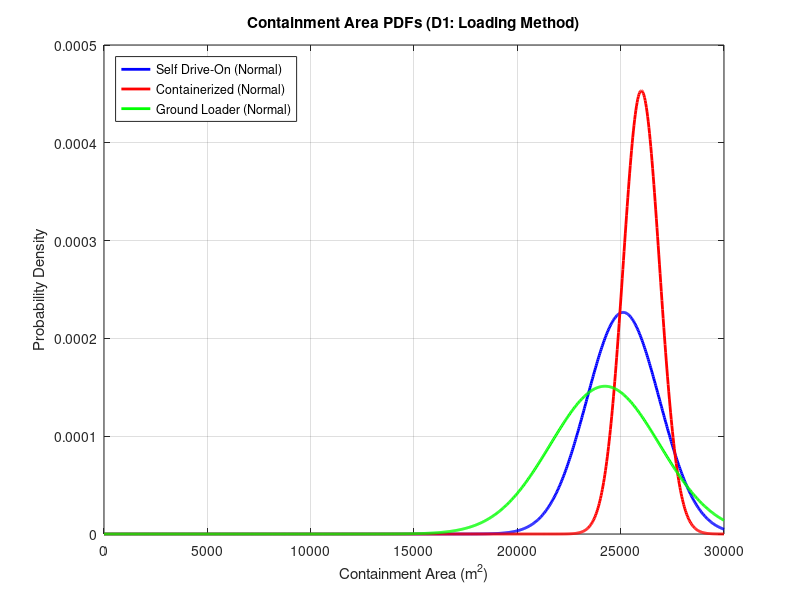

The MATLAB script that drew this image: (Note: this script raises an error after producing the figure.)
% EM.413 OS14 Question 1 Decision Aid
% Allows manipulation and visualization of Contianment (Performance) PDFs for OS14 Q1
close all; clear all; clc;

% Define the X-axis: Containment Area from 0 to 30,000 sq meters
x = linspace(0, 30000, 1000);

% Define a square meters per Fibonacci score value that can be used in containment area PDFs
CAslope = 880;

%% -- DECISION 1: LOADING METHOD -- %%

% -- Option 1: Self-Propelled Drive-On
% Normal Dist: Low impact on max potential containment area; some variability
mu_d1_o1_area = 26000 - CAslope * 1; sigma_d1_o1_area = CAslope * 2;
y_d1_o1_area = normpdf(x, mu_d1_o1_area, sigma_d1_o1_area);

% -- Option 2: Containerized Module
% Normal Dist: Low impact on max potential containment area; low variability
mu_d1_o2_area = 26000 - CAslope * 0; sigma_d1_o2_area = CAslope * 1;
y_d1_o2_area = normpdf(x, mu_d1_o2_area, sigma_d1_o2_area);

% -- Option 3: Dedicated Ground Loader
% Normal Dist: Low impact on max potential containment area; high variability
mu_d1_o3_area = 26000 - CAslope * 2; sigma_d1_o3_area = CAslope * 3;
y_d1_o3_area = normpdf(x, mu_d1_o3_area, sigma_d1_o3_area);

% -- Plotting D1 
figure(1);
plot(x, y_d1_o1_area, 'b', 'LineWidth', 2, 'DisplayName', 'Self Drive-On (Normal)'); hold on;
plot(x, y_d1_o2_area, 'r', 'LineWidth', 2, 'DisplayName', 'Containerized (Normal)');
plot(x, y_d1_o3_area, 'g', 'LineWidth', 2, 'DisplayName', 'Ground Loader (Normal)');
title('Containment Area PDFs (D1: Loading Method)');
xlabel('Containment Area (m^2)'); ylabel('Probability Density');
legend('Location', 'NorthWest'); grid on; xlim([0 30000]);
ax = gca; ax.XAxis.Exponent = 0; ax.YAxis.Exponent = 0;
xtickformat('%,.0f'); ytickformat('%.5f'); 

% -- D1 Math Printout for Table (Normal distributions)
fprintf('\n--- D1 Containment Statistics (For Table) ---\n');
fprintf('Option 1 (Self Drive-On): Mu = %.0f m^2 | Sigma = %.0f m^2\n', mu_d1_o1_area, sigma_d1_o1_area);
fprintf('Option 2 (Containerized): Mu = %.0f m^2 | Sigma = %.0f m^2\n', mu_d1_o2_area, sigma_d1_o2_area);
fprintf('Option 3 (Ground Loader): Mu = %.0f m^2 | Sigma = %.0f m^2\n\n', mu_d1_o3_area, sigma_d1_o3_area);

%% -- DECISION 2: INSERTION METHOD CONTAINMENT -- %%

% -- Option 1: Containerized Guided Drone 
% Beta Dist: Highly accurate (sub-500m) with active propulsion to fight wind, but expensive. Bounds: 24k to 26k
% Parameters for Beta(α,β) scaled to [a1,b1]
alpha1 = 8; beta1 = 2;
a1 = 24000; b1 = 26000;
% Normalize x into [0,1] for the beta PDF
x_norm1 = (x - a1) / (b1 - a1); 
% Treat values outside the interval as missing for the scaled density
x_norm1(x_norm1 < 0 | x_norm1 > 1) = NaN; 
% Compute scaled beta PDF on original x units (divide by scaling width)
y1 = betapdf(x_norm1, alpha1, beta1) / (b1 - a1); 

% -- Option 2: Precision Guided Parafoil
% Beta Dist: Good GPS steering and lower cost, but passive gliding increases wind drift risk. Bounds: 22k to 26k
alpha2 = 5; beta2 = 2;
a2 = 22000; b2 = 26000;
x_norm2 = (x - a2) / (b2 - a2);
x_norm2(x_norm2 < 0 | x_norm2 > 1) = NaN; 
y2 = betapdf(x_norm2, alpha2, beta2) / (b2 - a2);

% -- Option 3: Ramp Extraction / Airbag 
% Normal Dist: Very cheap and simple, but unguided drop creates massive footprint uncertainty. Mu=14k, Sig=4k
mu3 = 14000; sigma3 = 4000;
y3 = normpdf(x, mu3, sigma3);

% -- Plotting D2 
figure(2);
plot(x, y1, 'b', 'LineWidth', 2, 'DisplayName', 'Guided Drone (Beta)'); hold on;
plot(x, y2, 'r', 'LineWidth', 2, 'DisplayName', 'Parafoil (Beta)');
plot(x, y3, 'g', 'LineWidth', 2, 'DisplayName', 'Airbag (Normal)');
title('Containment Area PDFs (D2: Insertion Method)');
xlabel('Containment Area (m^2)'); ylabel('Probability Density');
legend('Location', 'NorthWest'); grid on; xlim([0 30000]);
ax = gca; ax.XAxis.Exponent = 0; ax.YAxis.Exponent = 0;
xtickformat('%,.0f'); ytickformat('%.5f'); 

% -- D2 Math Correction Printout 
fprintf('\n--- CORRECTED D2 Containment Statistics (Update your table!) ---\n');
mu_std1 = alpha1 / (alpha1 + beta1);
var_std1 = (alpha1 * beta1) / ((alpha1 + beta1)^2 * (alpha1 + beta1 + 1));
fprintf('Option 1 (Drone):    Mu = %.0f m^2 | Sigma = %.0f m^2\n', a1 + (mu_std1 * (b1 - a1)), sqrt(var_std1 * (b1 - a1)^2));
mu_std2 = alpha2 / (alpha2 + beta2);
var_std2 = (alpha2 * beta2) / ((alpha2 + beta2)^2 * (alpha2 + beta2 + 1));
fprintf('Option 2 (Parafoil): Mu = %.0f m^2 | Sigma = %.0f m^2\n', a2 + (mu_std2 * (b2 - a2)), sqrt(var_std2 * (b2 - a2)^2));
fprintf('Option 3 (Airbag):   Mu = %.0f m^2 | Sigma = %.0f m^2\n\n', mu3, sigma3);

%% -- DECISION 3: LANDING ACTIVATION -- %%

% -- Option 1: Impact-Triggered Auto Activation
% Normal Dist: Lowest impact on max potential containment area; mid variability
mu_d3_o1_area = 26000 - CAslope * 0; sigma_d3_o1_area = CAslope * 2;
y_d3_o1_area = normpdf(x, mu_d3_o1_area, sigma_d3_o1_area);

% -- Option 2: Remote Commanded Activation
% Normal Dist: Most impact on max potential containment area; low variability
mu_d3_o2_area = 26000 - CAslope * 2; sigma_d3_o2_area = CAslope * 1;
y_d3_o2_area = normpdf(x, mu_d3_o2_area, sigma_d3_o2_area);

% -- Option 3: Dual Key Auto & Remote Activation
% Normal Dist: Low impact on max potential containment area; most variability
mu_d3_o3_area = 26000 - CAslope * 1; sigma_d3_o3_area = CAslope * 3;
y_d3_o3_area = normpdf(x, mu_d3_o3_area, sigma_d3_o3_area);

% -- Plotting D3 
figure(3);
plot(x, y_d3_o1_area, 'b', 'LineWidth', 2, 'DisplayName', 'Auto Acivate (Normal)'); hold on;
plot(x, y_d3_o2_area, 'r', 'LineWidth', 2, 'DisplayName', 'Remote Activate (Normal)');
plot(x, y_d3_o3_area, 'g', 'LineWidth', 2, 'DisplayName', 'Dual Key Activate (Normal)');
title('Containment Area PDFs (D3: Landing Activation)');
xlabel('Containment Area (m^2)'); ylabel('Probability Density');
legend('Location', 'NorthWest'); grid on; xlim([0 30000]);
ax = gca; ax.XAxis.Exponent = 0; ax.YAxis.Exponent = 0;
xtickformat('%,.0f'); ytickformat('%.5f'); 

% -- D3 Math Printout for Table (Normal distributions)
fprintf('\n--- D3 Containment Statistics (For Table) ---\n');
fprintf('Option 1 (Auto Activate): Mu = %.0f m^2 | Sigma = %.0f m^2\n', mu_d3_o1_area, sigma_d3_o1_area);
fprintf('Option 2 (Remote Activate): Mu = %.0f m^2 | Sigma = %.0f m^2\n', mu_d3_o2_area, sigma_d3_o2_area);
fprintf('Option 3 (Dual Key Activate): Mu = %.0f m^2 | Sigma = %.0f m^2\n\n', mu_d3_o3_area, sigma_d3_o3_area);

%% -- DECISION 4: FLEET COMPOSITION (D4) -- %%
% Normal distributions (symmetric uncertainty around expected synergy)

mu_d4_o1_area = 26000; sigma_d4_o1_area = 800;   % Homogenous (best)
y_d4_o1_area = normpdf(x, mu_d4_o1_area, sigma_d4_o1_area);

mu_d4_o2_area = 24000; sigma_d4_o2_area = 1200;  % Two-Tier
y_d4_o2_area = normpdf(x, mu_d4_o2_area, sigma_d4_o2_area);

mu_d4_o3_area = 22000; sigma_d4_o3_area = 1500;  % Three Role
y_d4_o3_area = normpdf(x, mu_d4_o3_area, sigma_d4_o3_area);

%% -- DECISION 5: REPLACEMENT RATIO (D5) -- %%
% Normal distributions (biggest impact on total containment)

mu_d5_o1_area = 26000; sigma_d5_o1_area = 600;   % 1:1 (best)
y_d5_o1_area = normpdf(x, mu_d5_o1_area, sigma_d5_o1_area);

mu_d5_o2_area = 24000; sigma_d5_o2_area = 900;   % 3:1
y_d5_o2_area = normpdf(x, mu_d5_o2_area, sigma_d5_o2_area);

mu_d5_o3_area = 22000; sigma_d5_o3_area = 1300;  % 6:1
y_d5_o3_area = normpdf(x, mu_d5_o3_area, sigma_d5_o3_area);

%% -- DECISION 6: DEPLOYMENT AIRCRAFT TYPE (D6) -- %%
% Fixed to A400M — very tight Normal (minimal uncertainty)

mu_d6_o1_area = 26000; sigma_d6_o1_area = 300;
y_d6_o1_area = normpdf(x, mu_d6_o1_area, sigma_d6_o1_area);

% -- Plotting D4, D5, D6 (combined figure for clarity)
figure(8);
subplot(3,1,1); plot(x, y_d4_o1_area, 'b', 'LineWidth', 2); hold on;
plot(x, y_d4_o2_area, 'r', 'LineWidth', 2); plot(x, y_d4_o3_area, 'g', 'LineWidth', 2);
title('D4: Fleet Composition'); legend('Homogenous','Two-Tier','Three Role'); grid on;

subplot(3,1,2); plot(x, y_d5_o1_area, 'b', 'LineWidth', 2); hold on;
plot(x, y_d5_o2_area, 'r', 'LineWidth', 2); plot(x, y_d5_o3_area, 'g', 'LineWidth', 2);
title('D5: Replacement Ratio'); legend('1:1','3:1','6:1'); grid on;

subplot(3,1,3); plot(x, y_d6_o1_area, 'b', 'LineWidth', 2);
title('D6: Aircraft Type (A400M)'); grid on;

% -- Math Printout for Table
fprintf('\n--- D4/D5/D6 Containment Statistics (For Table) ---\n');
fprintf('D4 O1 Homogenous:     Mu = %.0f m² | Sigma = %.0f m²\n', mu_d4_o1_area, sigma_d4_o1_area);
fprintf('D4 O2 Two-Tier:       Mu = %.0f m² | Sigma = %.0f m²\n', mu_d4_o2_area, sigma_d4_o2_area);
fprintf('D4 O3 Three Role:     Mu = %.0f m² | Sigma = %.0f m²\n', mu_d4_o3_area, sigma_d4_o3_area);
fprintf('D5 O1 1:1:            Mu = %.0f m² | Sigma = %.0f m²\n', mu_d5_o1_area, sigma_d5_o1_area);
fprintf('D5 O2 3:1:            Mu = %.0f m² | Sigma = %.0f m²\n', mu_d5_o2_area, sigma_d5_o2_area);
fprintf('D5 O3 6:1:            Mu = %.0f m² | Sigma = %.0f m²\n', mu_d5_o3_area, sigma_d5_o3_area);
fprintf('D6 O1 A400M:          Mu = %.0f m² | Sigma = %.0f m²\n\n', mu_d6_o1_area, sigma_d6_o1_area);

%% -- DECISION 7: COMMUNICATIONS CONTAINMENT -- %%

% -- Option 1: Per-Robot SATCOM
% Beta Dist: Highly reliable, minor canopy masking risk. Bounds: 22k to 26k
alpha4 = 8; beta4 = 2;
a4 = 22000; b4 = 26000;
x_norm4 = (x - a4) / (b4 - a4);
x_norm4(x_norm4 < 0 | x_norm4 > 1) = NaN;
y4 = betapdf(x_norm4, alpha4, beta4) / (b4 - a4);

% -- Option 2: Ground C2 Node (Localized RF) 
% Triangular Dist: Susceptible to terrain masking. 
% Min (a) = 12k, Mode (c) = 24k, Max (b) = 26k

% Define triangular membership breakpoints (left, peak, right)
a_tri = 12000; c_tri = 24000; b_tri = 26000;
% Preallocate output vector matching input x
y5 = zeros(size(x));
% Compute increasing side where x between left and peak
idx1 = (x >= a_tri & x <= c_tri);
y5(idx1) = 2 * (x(idx1) - a_tri) / ((b_tri - a_tri) * (c_tri - a_tri)); % Upward slope
% Compute decreasing side where x between peak and right
idx2 = (x > c_tri & x <= b_tri);
y5(idx2) = 2 * (b_tri - x(idx2)) / ((b_tri - a_tri) * (b_tri - c_tri)); % Downward slope

% -- Option 3: Airborne Relay Node 
% Beta Dist: Excellent LOS, but UAS refuel/loiter gaps. Bounds: 18k to 26k
alpha6 = 5; beta6 = 2;
a6 = 18000; b6 = 26000;
x_norm6 = (x - a6) / (b6 - a6);
x_norm6(x_norm6 < 0 | x_norm6 > 1) = NaN;
y6 = betapdf(x_norm6, alpha6, beta6) / (b6 - a6);

% -- Plotting D7 
figure(4);
plot(x, y4, 'Color', [0.00, 0.25, 0.45], 'LineWidth', 2.5, 'DisplayName', 'Per-Robot SATCOM (Beta)'); hold on;
plot(x, y5, 'Color', [0.85, 0.33, 0.10], 'LineWidth', 2.5, 'DisplayName', 'Ground Node RF (Triangular)');
plot(x, y6, 'Color', [0.00, 0.60, 0.65], 'LineWidth', 2.5, 'DisplayName', 'Airborne Relay (Beta)');
title('Containment Area PDFs (D7: Communications)');
xlabel('Containment Area (m^2)'); ylabel('Probability Density');
legend('Location', 'NorthWest'); grid on; xlim([0 30000]);
ax2 = gca; ax2.XAxis.Exponent = 0; ax2.YAxis.Exponent = 0;
xtickformat('%,.0f'); ytickformat('%.5f'); 

% -- D7 Math Printout --
fprintf('--- D7 Containment Statistics (For Table) ---\n');
mu_std4 = alpha4 / (alpha4 + beta4);
var_std4 = (alpha4 * beta4) / ((alpha4 + beta4)^2 * (alpha4 + beta4 + 1));
fprintf('Option 1 (SATCOM):   Mu = %.0f m^2 | Sigma = %.0f m^2\n', a4 + (mu_std4 * (b4 - a4)), sqrt(var_std4 * (b4 - a4)^2));
fprintf('Option 2 (Ground):   Mu = %.0f m^2 | Sigma = %.0f m^2 (Note: Tri mean is (a+b+c)/3)\n', (a_tri+b_tri+c_tri)/3, sqrt((a_tri^2+b_tri^2+c_tri^2 - a_tri*b_tri - a_tri*c_tri - b_tri*c_tri)/18));
mu_std6 = alpha6 / (alpha6 + beta6);
var_std6 = (alpha6 * beta6) / ((alpha6 + beta6)^2 * (alpha6 + beta6 + 1));
fprintf('Option 3 (Airborne): Mu = %.0f m^2 | Sigma = %.0f m^2\n\n', a6 + (mu_std6 * (b6 - a6)), sqrt(var_std6 * (b6 - a6)^2));

%% -- DECISION 8: AUTONOMY MODE CONTAINMENT -- %%
% -- Option 1: Teleoperation (Normal: Human bottleneck)
mu_d8_o1_area = 16000; sigma_d8_o1_area = 3000;
y_d8_o1_area = normpdf(x, mu_d8_o1_area, sigma_d8_o1_area);

% -- Option 2: Supervised Autonomy (Normal: Better, but still human-limited)
mu_d8_o2_area = 21000; sigma_d8_o2_area = 1500;
y_d8_o2_area = normpdf(x, mu_d8_o2_area, sigma_d8_o2_area);

% -- Option 3: Coordinated Autonomy (Beta: High peak, vulnerable to edge cases)
alpha8_3 = 6; beta8_3 = 2; a8_3 = 12000; b8_3 = 26000;
x_norm8_3 = (x - a8_3) / (b8_3 - a8_3);
x_norm8_3(x_norm8_3 < 0 | x_norm8_3 > 1) = NaN;
y_d8_o3_area = betapdf(x_norm8_3, alpha8_3, beta8_3) / (b8_3 - a8_3);

% -- Plotting D8 Containment --
figure(9);
plot(x, y_d8_o1_area, 'b', 'LineWidth', 2.5, 'DisplayName', 'Teleoperation (Normal)'); hold on;
plot(x, y_d8_o2_area, 'r', 'LineWidth', 2.5, 'DisplayName', 'Supervised (Normal)');
plot(x, y_d8_o3_area, 'g', 'LineWidth', 2.5, 'DisplayName', 'Coordinated (Beta)');
title('Containment Area PDFs (D8: Autonomy Mode)');
xlabel('Containment Area (m^2)'); ylabel('Probability Density');
legend('Location', 'NorthWest'); grid on; xlim([0 30000]);
ax = gca; ax.XAxis.Exponent = 0; ax.YAxis.Exponent = 0;
xtickformat('%,.0f'); ytickformat('%.5f');

% -- D8 Math Printout --
fprintf('\n--- D8 Statistics (For Table) ---\n');
fprintf('Containment:\n');
fprintf('Option 1 (Teleop): Mu = %.0f m^2 | Sigma = %.0f m^2\n', mu_d8_o1_area, sigma_d8_o1_area);
fprintf('Option 2 (Super):  Mu = %.0f m^2 | Sigma = %.0f m^2\n', mu_d8_o2_area, sigma_d8_o2_area);
mu_std8_3 = alpha8_3 / (alpha8_3 + beta8_3);
var_std8_3 = (alpha8_3 * beta8_3) / ((alpha8_3 + beta8_3)^2 * (alpha8_3 + beta8_3 + 1));
fprintf('Option 3 (Coord):  Mu = %.0f m^2 | Sigma = %.0f m^2\n', a8_3 + (mu_std8_3 * (b8_3 - a8_3)), sqrt(var_std8_3 * (b8_3 - a8_3)^2));

%% -- DECISION 9: RECOVERY METHOD CONTAINMENT -- %%
% Modeled based on "Bingo Fuel" / Battery Reserve constraints.
% Normal distributions are shifted to respect the 26,000 m^2 absolute ceiling.

% -- Option 1: Expendable (No Recovery)
% 100% battery to the mission. 3-sigma tail hits 26,000.
mu_d9_o1_area = 24800; sigma_d9_o1_area = 400;
y_d9_o1_area = normpdf(x, mu_d9_o1_area, sigma_d9_o1_area);

% -- Option 2: Manual Ground Retrieval
% Minor battery reserve required. 
mu_d9_o2_area = 22000; sigma_d9_o2_area = 1000;
y_d9_o2_area = normpdf(x, mu_d9_o2_area, sigma_d9_o2_area);

% -- Option 3: Air-based Recovery
% Minor battery reserve required.
mu_d9_o3_area = 22000; sigma_d9_o3_area = 1000;
y_d9_o3_area = normpdf(x, mu_d9_o3_area, sigma_d9_o3_area);

% -- Plotting D9 
figure(5);
plot(x, y_d9_o1_area, 'b', 'LineWidth', 2.5, 'DisplayName', 'Expendable'); hold on;
plot(x, y_d9_o2_area, 'r', 'LineWidth', 2.5, 'DisplayName', 'Ground Retrieval');
plot(x, y_d9_o3_area, 'g', 'LineWidth', 2.5, 'DisplayName', 'Air-based Recovery');

title('Containment Area PDFs (D9: Recovery Method)');
xlabel('Containment Area (m^2)'); ylabel('Probability Density');
legend('Location', 'NorthWest'); grid on; xlim([0 30000]);
ax = gca; ax.XAxis.Exponent = 0; ax.YAxis.Exponent = 0;
xtickformat('%,.0f'); ytickformat('%.5f'); 

% -- D9 Math Printout for Table --
fprintf('\n--- D9 Containment Statistics (For Table) ---\n');
fprintf('Option 1 (Expendable): Mu = %.0f m^2 | Sigma = %.0f m^2\n', mu_d9_o1_area, sigma_d9_o1_area);
fprintf('Option 2 (Ground):     Mu = %.0f m^2 | Sigma = %.0f m^2\n', mu_d9_o2_area, sigma_d9_o2_area);
fprintf('Option 3 (Auto):       Mu = %.0f m^2 | Sigma = %.0f m^2\n\n', mu_d9_o3_area, sigma_d9_o3_area);

%% -- DECISION 10: ENCAPSULATION METHOD CONTAINMENT (BETA UPDATE) -- %%
% Modeled to allow all options to hit the 26,000 m^2 absolute ceiling, 
% but with varying probabilities and worst-case bounds.

% -- Option 1: Bare Robot (Wide spread, lower probability of max)
alpha10_1 = 3; beta10_1 = 2; a10_1 = 15000; b10_1 = 26000;
x_norm10_1 = (x - a10_1) / (b10_1 - a10_1); 
x_norm10_1(x_norm10_1 < 0 | x_norm10_1 > 1) = NaN; 
y_d10_o1_area = betapdf(x_norm10_1, alpha10_1, beta10_1) / (b10_1 - a10_1);

% -- Option 2: Individual Pods (Tighter spread, better probability)
alpha10_2 = 5; beta10_2 = 2; a10_2 = 20000; b10_2 = 26000;
x_norm10_2 = (x - a10_2) / (b10_2 - a10_2); 
x_norm10_2(x_norm10_2 < 0 | x_norm10_2 > 1) = NaN; 
y_d10_o2_area = betapdf(x_norm10_2, alpha10_2, beta10_2) / (b10_2 - a10_2);

% -- Option 3: Containerized Module (Highest probability of max)
alpha10_3 = 8; beta10_3 = 2; a10_3 = 24000; b10_3 = 26000;
x_norm10_3 = (x - a10_3) / (b10_3 - a10_3); 
x_norm10_3(x_norm10_3 < 0 | x_norm10_3 > 1) = NaN; 
y_d10_o3_area = betapdf(x_norm10_3, alpha10_3, beta10_3) / (b10_3 - a10_3);

% -- Plotting D10 Containment --
figure(7);
plot(x, y_d10_o1_area, 'b', 'LineWidth', 2.5, 'DisplayName', 'Bare Robot (Beta)'); hold on;
plot(x, y_d10_o2_area, 'r', 'LineWidth', 2.5, 'DisplayName', 'Individual Pods (Beta)');
plot(x, y_d10_o3_area, 'g', 'LineWidth', 2.5, 'DisplayName', 'Containerized Module (Beta)');

title('Containment Area PDFs (D10: Encapsulation Method)');
xlabel('Containment Area (m^2)'); ylabel('Probability Density');
legend('Location', 'NorthWest'); grid on; xlim([0 30000]);
ax = gca; ax.XAxis.Exponent = 0; ax.YAxis.Exponent = 0;
xtickformat('%,.0f'); ytickformat('%.5f'); 

% -- D10 Math Printout --
fprintf('\n--- D10 Containment Statistics (For Table) ---\n');
mu_std10_1 = alpha10_1 / (alpha10_1 + beta10_1);
var_std10_1 = (alpha10_1 * beta10_1) / ((alpha10_1 + beta10_1)^2 * (alpha10_1 + beta10_1 + 1));
fprintf('Option 1 (Bare):   Mu = %.0f m^2 | Sigma = %.0f m^2\n', a10_1 + (mu_std10_1 * (b10_1 - a10_1)), sqrt(var_std10_1 * (b10_1 - a10_1)^2));

mu_std10_2 = alpha10_2 / (alpha10_2 + beta10_2);
var_std10_2 = (alpha10_2 * beta10_2) / ((alpha10_2 + beta10_2)^2 * (alpha10_2 + beta10_2 + 1));
fprintf('Option 2 (Indiv):  Mu = %.0f m^2 | Sigma = %.0f m^2\n', a10_2 + (mu_std10_2 * (b10_2 - a10_2)), sqrt(var_std10_2 * (b10_2 - a10_2)^2));

mu_std10_3 = alpha10_3 / (alpha10_3 + beta10_3);
var_std10_3 = (alpha10_3 * beta10_3) / ((alpha10_3 + beta10_3)^2 * (alpha10_3 + beta10_3 + 1));
fprintf('Option 3 (Module): Mu = %.0f m^2 | Sigma = %.0f m^2\n\n', a10_3 + (mu_std10_3 * (b10_3 - a10_3)), sqrt(var_std10_3 * (b10_3 - a10_3)^2));

%% ==================================================================
%% END OF Q1 — PDFs for Architectural Decisions (Containment & Cost)
%% ==================================================================


%% ==================================================================
%% Q2 — Monte Carlo Simulation and Tradespace with Uncertainty
%% ==================================================================

%% Q2 FIBONACCI LOOKUP TABLE (from OS13 matrix)
% Decision | Option1 score | Option2 score | Option3 score
fib_table.D1 = [2, 3, 1];   % Self-Propelled, Containerized, Ground Loader
fib_table.D2 = [5, 5, 1];   % Containerized Drone, Parafoil, Airbag
fib_table.D3 = [3, 1, 2];   % Auto, Remote, Dual
fib_table.D4 = [5, 3, 2];   % Homogenous, Two-Tier, Three Role
fib_table.D5 = [8, 8, 8];   % 1:1, 3:1, 6:1
fib_table.D6 = [5, NaN, NaN]; % A400M (fixed)
fib_table.D7 = [5, 2, 3];   % SATCOM, Ground Node, Airborne Relay
fib_table.D8 = [2, 5, 8];   % Teleop, Supervised, Coordinated
fib_table.D9 = [2, 3, 1];   % Expendable, Ground, Air-based
fib_table.D10= [1, 2, 5];   % Bare, Individual, Containerized

% Sum the maximum score from each decision row in fib_table (handles NaN)
fields = fieldnames(fib_table);
max_fib_sum = 0;
for k = 1:numel(fields)
    row = fib_table.(fields{k});
    if ~isempty(row)
        max_val = nanmax(row); % ignore NaNs when taking max
        if ~isnan(max_val)
            max_fib_sum = max_fib_sum + max_val;
        end
    end
end

%% Q2 C3 MONTE CARLO - Containment Area Only (Weighted by Fibonacci)
nTrials = 10000;

% Concept 3 (High Precision, Medium Autonomy, Medium Performance)
% D1=O2 (score 3), D2=O2 (5), D3=O3 (2), D7=O2 (2), D8=O2 (5), D9=O2 (2), D10=O3 (5)
concept_total_fib = fib_table.D1(2) + fib_table.D2(2) + fib_table.D3(3) + ...
                    fib_table.D7(2) + fib_table.D8(2) + fib_table.D9(2) + fib_table.D10(3);

contain_samples = zeros(nTrials,1);

for i = 1:nTrials
    % D1: Loading (O2 - Containerized)
    contain_samples(i) = contain_samples(i) + normrnd(mu_d1_o2_area, sigma_d1_o2_area) * (fib_table.D1(2) / concept_total_fib);
    
    % D2: Insertion (O2 - Parafoil)
    contain_samples(i) = contain_samples(i) + (betarnd(alpha2, beta2) * (b2 - a2) + a2) * (fib_table.D2(2) / concept_total_fib);
    
    % D3: Landing Activation (O3 - Dual Key)
    contain_samples(i) = contain_samples(i) + normrnd(mu_d3_o3_area, sigma_d3_o3_area) * (fib_table.D3(3) / concept_total_fib);
    
    % D7: Communications (O2 - Ground Node RF)
    contain_samples(i) = contain_samples(i) + ((a_tri + b_tri + c_tri)/3) * (fib_table.D7(2) / concept_total_fib);
    
    % D8: Autonomy (O2 - Supervised)
    contain_samples(i) = contain_samples(i) + normrnd(mu_d8_o2_area, sigma_d8_o2_area) * (fib_table.D8(2) / concept_total_fib);
    
    % D9: Recovery (O2 - Ground Retrieval)
    contain_samples(i) = contain_samples(i) + normrnd(mu_d9_o2_area, sigma_d9_o2_area) * (fib_table.D9(2) / concept_total_fib);
    
    % D10: Encapsulation (O3 - Containerized Module)
    contain_samples(i) = contain_samples(i) + (betarnd(alpha10_3, beta10_3) * (b10_3 - a10_3) + a10_3) * (fib_table.D10(3) / concept_total_fib);
end

mean_contain = mean(contain_samples);
std_contain  = std(contain_samples);

fprintf('\n=== Concept 3 Monte Carlo (Weighted Containment Area) ===\n');
fprintf('Mean = %.0f m² | Std Dev = %.0f m²\n', mean_contain, std_contain);
fprintf('95%% confidence interval ≈ %.0f to %.0f m²\n', mean_contain-2*std_contain, mean_contain+2*std_contain);

%% Q2 PLOT: Monte Carlo Distribution Curve (PDF)
[pdf_values, x_pdf] = ksdensity(contain_samples);   % Smooth kernel density

figure(10);
plot(x_pdf, pdf_values, 'b', 'LineWidth', 2.5);
hold on;

% Vertical lines for mean and ±2σ
xline(mean_contain, 'r--', 'LineWidth', 1.5, 'Label', sprintf('Mean = %.0f m²', mean_contain));
xline(mean_contain - 2*std_contain, 'k--', 'LineWidth', 1.2, 'Label', '±2σ');
xline(mean_contain + 2*std_contain, 'k--', 'LineWidth', 1.2);

title('Monte Carlo Distribution - Concept 3 Containment Area');
xlabel('Containment Area (m²)');
ylabel('Probability Density');
grid on;
% xlim([mean_contain-4*std_contain mean_contain+4*std_contain]);

%% Q2 MONTE CARLO - Containment Area Only (Weighted by max_fib_sum)
nTrials = 10000;

fprintf('\n=== Q2 Monte Carlo Results (Weighted Containment Area) ===\n');

% ==================================================================
% Concept 1 (High Precision, High Performance, Max Autonomy)
contain_samples = zeros(nTrials,1);
for i = 1:nTrials
    contain_samples(i) = contain_samples(i) + normrnd(mu_d1_o1_area, sigma_d1_o1_area) * (fib_table.D1(1) / max_fib_sum);
    contain_samples(i) = contain_samples(i) + (betarnd(alpha2,beta2)*(b2-a2)+a2) * (fib_table.D2(2) / max_fib_sum);
    contain_samples(i) = contain_samples(i) + normrnd(mu_d3_o1_area, sigma_d3_o1_area) * (fib_table.D3(1) / max_fib_sum);
    contain_samples(i) = contain_samples(i) + normrnd(mu_d4_o1_area, sigma_d4_o1_area) * (fib_table.D4(1) / max_fib_sum);
    contain_samples(i) = contain_samples(i) + normrnd(mu_d5_o1_area, sigma_d5_o1_area) * (fib_table.D5(1) / max_fib_sum);
    contain_samples(i) = contain_samples(i) + normrnd(mu_d6_o1_area, sigma_d6_o1_area) * (fib_table.D6(1) / max_fib_sum);
    contain_samples(i) = contain_samples(i) + ((a_tri+b_tri+c_tri)/3) * (fib_table.D7(1) / max_fib_sum);
    contain_samples(i) = contain_samples(i) + (betarnd(alpha8_3,beta8_3)*(b8_3-a8_3)+a8_3) * (fib_table.D8(3) / max_fib_sum);
    contain_samples(i) = contain_samples(i) + normrnd(mu_d9_o3_area, sigma_d9_o3_area) * (fib_table.D9(3) / max_fib_sum);
    contain_samples(i) = contain_samples(i) + (betarnd(alpha10_3,beta10_3)*(b10_3-a10_3)+a10_3) * (fib_table.D10(3) / max_fib_sum);
end
mean_C1 = mean(contain_samples);
std_C1  = std(contain_samples);
fprintf('Concept 1: Mean = %.0f m² | Std = %.0f m²\n', mean_C1, std_C1);

% ==================================================================
% Concept 2 (High Precision, Low Autonomy, Low Performance)
contain_samples = zeros(nTrials,1);
for i = 1:nTrials
    contain_samples(i) = contain_samples(i) + normrnd(mu_d1_o2_area, sigma_d1_o2_area) * (fib_table.D1(2) / max_fib_sum);
    contain_samples(i) = contain_samples(i) + (betarnd(alpha2,beta2)*(b2-a2)+a2) * (fib_table.D2(2) / max_fib_sum);
    contain_samples(i) = contain_samples(i) + normrnd(mu_d3_o2_area, sigma_d3_o2_area) * (fib_table.D3(2) / max_fib_sum);
    contain_samples(i) = contain_samples(i) + normrnd(mu_d4_o3_area, sigma_d4_o3_area) * (fib_table.D4(3) / max_fib_sum);
    contain_samples(i) = contain_samples(i) + normrnd(mu_d5_o1_area, sigma_d5_o1_area) * (fib_table.D5(1) / max_fib_sum);
    contain_samples(i) = contain_samples(i) + normrnd(mu_d6_o1_area, sigma_d6_o1_area) * (fib_table.D6(1) / max_fib_sum);
    contain_samples(i) = contain_samples(i) + ((a_tri+b_tri+c_tri)/3) * (fib_table.D7(3) / max_fib_sum);
    contain_samples(i) = contain_samples(i) + normrnd(mu_d8_o1_area, sigma_d8_o1_area) * (fib_table.D8(1) / max_fib_sum);
    contain_samples(i) = contain_samples(i) + normrnd(mu_d9_o2_area, sigma_d9_o2_area) * (fib_table.D9(2) / max_fib_sum);
    contain_samples(i) = contain_samples(i) + (betarnd(alpha10_3,beta10_3)*(b10_3-a10_3)+a10_3) * (fib_table.D10(3) / max_fib_sum);
end
mean_C2 = mean(contain_samples);
std_C2  = std(contain_samples);
fprintf('Concept 2: Mean = %.0f m² | Std = %.0f m²\n', mean_C2, std_C2);

% ==================================================================
% Concept 3 (High Precision, Medium Autonomy, Medium Performance)
contain_samples = zeros(nTrials,1);
for i = 1:nTrials
    contain_samples(i) = contain_samples(i) + normrnd(mu_d1_o2_area, sigma_d1_o2_area) * (fib_table.D1(2) / max_fib_sum);
    contain_samples(i) = contain_samples(i) + (betarnd(alpha2,beta2)*(b2-a2)+a2) * (fib_table.D2(2) / max_fib_sum);
    contain_samples(i) = contain_samples(i) + normrnd(mu_d3_o3_area, sigma_d3_o3_area) * (fib_table.D3(3) / max_fib_sum);
    contain_samples(i) = contain_samples(i) + normrnd(mu_d4_o2_area, sigma_d4_o2_area) * (fib_table.D4(2) / max_fib_sum);
    contain_samples(i) = contain_samples(i) + normrnd(mu_d5_o2_area, sigma_d5_o2_area) * (fib_table.D5(2) / max_fib_sum);
    contain_samples(i) = contain_samples(i) + normrnd(mu_d6_o1_area, sigma_d6_o1_area) * (fib_table.D6(1) / max_fib_sum);
    contain_samples(i) = contain_samples(i) + ((a_tri+b_tri+c_tri)/3) * (fib_table.D7(2) / max_fib_sum);
    contain_samples(i) = contain_samples(i) + normrnd(mu_d8_o2_area, sigma_d8_o2_area) * (fib_table.D8(2) / max_fib_sum);
    contain_samples(i) = contain_samples(i) + normrnd(mu_d9_o2_area, sigma_d9_o2_area) * (fib_table.D9(2) / max_fib_sum);
    contain_samples(i) = contain_samples(i) + (betarnd(alpha10_3,beta10_3)*(b10_3-a10_3)+a10_3) * (fib_table.D10(3) / max_fib_sum);
end
mean_C3 = mean(contain_samples);
std_C3  = std(contain_samples);
fprintf('Concept 3: Mean = %.0f m² | Std = %.0f m²\n', mean_C3, std_C3);

% ==================================================================
% Concept 10 (Smallest Containment Area)
contain_samples = zeros(nTrials,1);
for i = 1:nTrials
    contain_samples(i) = contain_samples(i) + normrnd(mu_d1_o3_area, sigma_d1_o3_area) * (fib_table.D1(3) / max_fib_sum);
    contain_samples(i) = contain_samples(i) + (betarnd(alpha1,beta1)*(b1-a1)+a1) * (fib_table.D2(3) / max_fib_sum);
    contain_samples(i) = contain_samples(i) + normrnd(mu_d3_o2_area, sigma_d3_o2_area) * (fib_table.D3(2) / max_fib_sum);
    contain_samples(i) = contain_samples(i) + normrnd(mu_d4_o3_area, sigma_d4_o3_area) * (fib_table.D4(3) / max_fib_sum);
    contain_samples(i) = contain_samples(i) + normrnd(mu_d5_o3_area, sigma_d5_o3_area) * (fib_table.D5(3) / max_fib_sum);
    contain_samples(i) = contain_samples(i) + normrnd(mu_d6_o1_area, sigma_d6_o1_area) * (fib_table.D6(1) / max_fib_sum);
    contain_samples(i) = contain_samples(i) + ((a_tri+b_tri+c_tri)/3) * (fib_table.D7(3) / max_fib_sum);
    contain_samples(i) = contain_samples(i) + normrnd(mu_d8_o1_area, sigma_d8_o1_area) * (fib_table.D8(1) / max_fib_sum);
    contain_samples(i) = contain_samples(i) + normrnd(mu_d9_o3_area, sigma_d9_o3_area) * (fib_table.D9(3) / max_fib_sum);
    contain_samples(i) = contain_samples(i) + (betarnd(alpha10_1,beta10_1)*(b10_1-a10_1)+a10_1) * (fib_table.D10(1) / max_fib_sum);
end
mean_C10 = mean(contain_samples);
std_C10  = std(contain_samples);
fprintf('Concept 10: Mean = %.0f m² | Std = %.0f m²\n', mean_C10, std_C10);

% ==================================================================
% Concept 11 (Largest Containment Area)
contain_samples = zeros(nTrials,1);
for i = 1:nTrials
    contain_samples(i) = contain_samples(i) + normrnd(mu_d1_o2_area, sigma_d1_o2_area) * (fib_table.D1(2) / max_fib_sum);
    contain_samples(i) = contain_samples(i) + (betarnd(alpha2,beta2)*(b2-a2)+a2) * (fib_table.D2(2) / max_fib_sum);
    contain_samples(i) = contain_samples(i) + normrnd(mu_d3_o1_area, sigma_d3_o1_area) * (fib_table.D3(1) / max_fib_sum);
    contain_samples(i) = contain_samples(i) + normrnd(mu_d4_o1_area, sigma_d4_o1_area) * (fib_table.D4(1) / max_fib_sum);
    contain_samples(i) = contain_samples(i) + normrnd(mu_d5_o1_area, sigma_d5_o1_area) * (fib_table.D5(1) / max_fib_sum);
    contain_samples(i) = contain_samples(i) + normrnd(mu_d6_o1_area, sigma_d6_o1_area) * (fib_table.D6(1) / max_fib_sum);
    contain_samples(i) = contain_samples(i) + ((a_tri+b_tri+c_tri)/3) * (fib_table.D7(1) / max_fib_sum);
    contain_samples(i) = contain_samples(i) + (betarnd(alpha8_3,beta8_3)*(b8_3-a8_3)+a8_3) * (fib_table.D8(3) / max_fib_sum);
    contain_samples(i) = contain_samples(i) + normrnd(mu_d9_o1_area, sigma_d9_o1_area) * (fib_table.D9(1) / max_fib_sum);
    contain_samples(i) = contain_samples(i) + (betarnd(alpha10_3,beta10_3)*(b10_3-a10_3)+a10_3) * (fib_table.D10(3) / max_fib_sum);
end
mean_C11 = mean(contain_samples);
std_C11  = std(contain_samples);
fprintf('Concept 11: Mean = %.0f m² | Std = %.0f m²\n', mean_C11, std_C11);

%% Q2 Tradespace Plot - Smooth Pareto Front + Better Error-Bar Visibility
% Your OS13 system costs ($ millions) — update with your exact values
cost_os13 = [8.5e6, 5.0e6, 12.0e6, 10.5e6, 9.0e6];   % C1, C2, C3, C10, C11

mean_contain = [mean_C1, mean_C2, mean_C3, mean_C10, mean_C11];
std_contain  = [std_C1,  std_C2,  std_C3,  std_C10,  std_C11];

figure(25); clf;
errorbar(cost_os13/1e6, mean_contain, 2*std_contain, 'vertical', ...
    'LineStyle','none', 'Color','k', 'LineWidth',2.8, ...
    'Marker','o', 'MarkerSize',11, 'MarkerFaceColor',[0 0.45 0.74]);

hold on;
scatter(cost_os13/1e6, mean_contain, 140, 'MarkerFaceColor',[0 0.45 0.74], 'MarkerEdgeColor','k');

% Smooth Pareto Front curve (no straight segments)
x_curve = linspace(0, 30, 200);
y_curve = interp1([0, 5, 8.5, 10, 28], [8094, 18000, 23500, 26000, 26000], x_curve, 'pchip');
plot(x_curve, y_curve, 'Color',[1 0.65 0], 'LineWidth',3.5, 'DisplayName','Pareto Front');

% Labels and Utopia point
labels = {'C1 High-Prec Max Auto', 'C2 High-Prec Low Auto', 'C3 High-Prec Med Auto', ...
          'C10 Smallest Containment', 'C11 Largest Containment'};
for i = 1:5
    text(cost_os13(i)/1e6 + 0.4, mean_contain(i) + 350, labels{i}, 'FontSize',11, 'FontWeight','bold');
end
plot(0, 26000, 'p', 'MarkerSize',18, 'MarkerFaceColor',[1 0.84 0]);
text(1.2, 26500, 'Utopia', 'FontWeight','bold');

title('Tradespace: Wildfire Containment Area vs. System Cost (Monte Carlo Uncertainty)');
xlabel('System Cost [Purchase + Cost of Operation] ($ millions)');
ylabel('Wildfire Containment Area (m²)');
grid on;
xlim([0 32]);
ylim([8000 28000]);           % Zoomed so error bars are clearly visible
legend('Concepts with ±2σ', 'Pareto Front', 'Location','northwest');
set(gca, 'FontSize',12);
